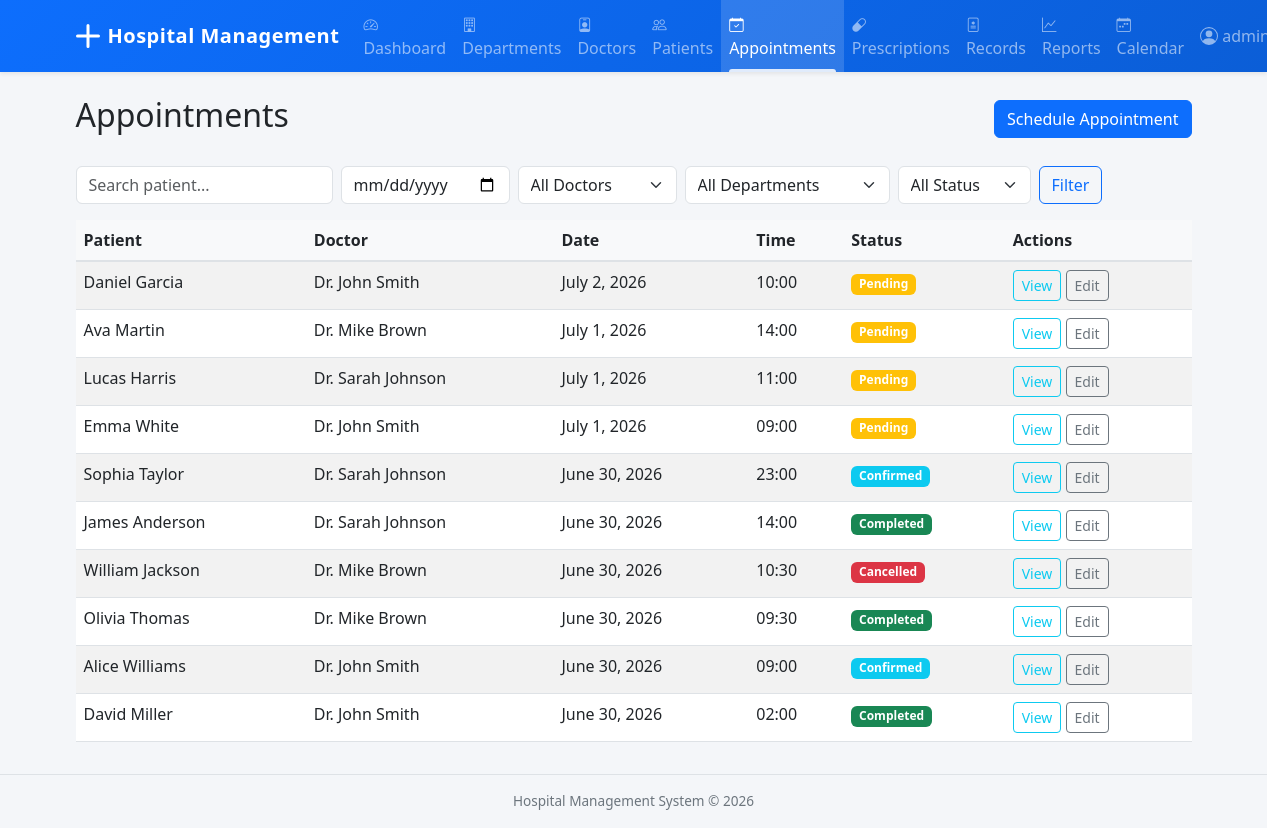
The app's page /appointments/ (signed in), older data.
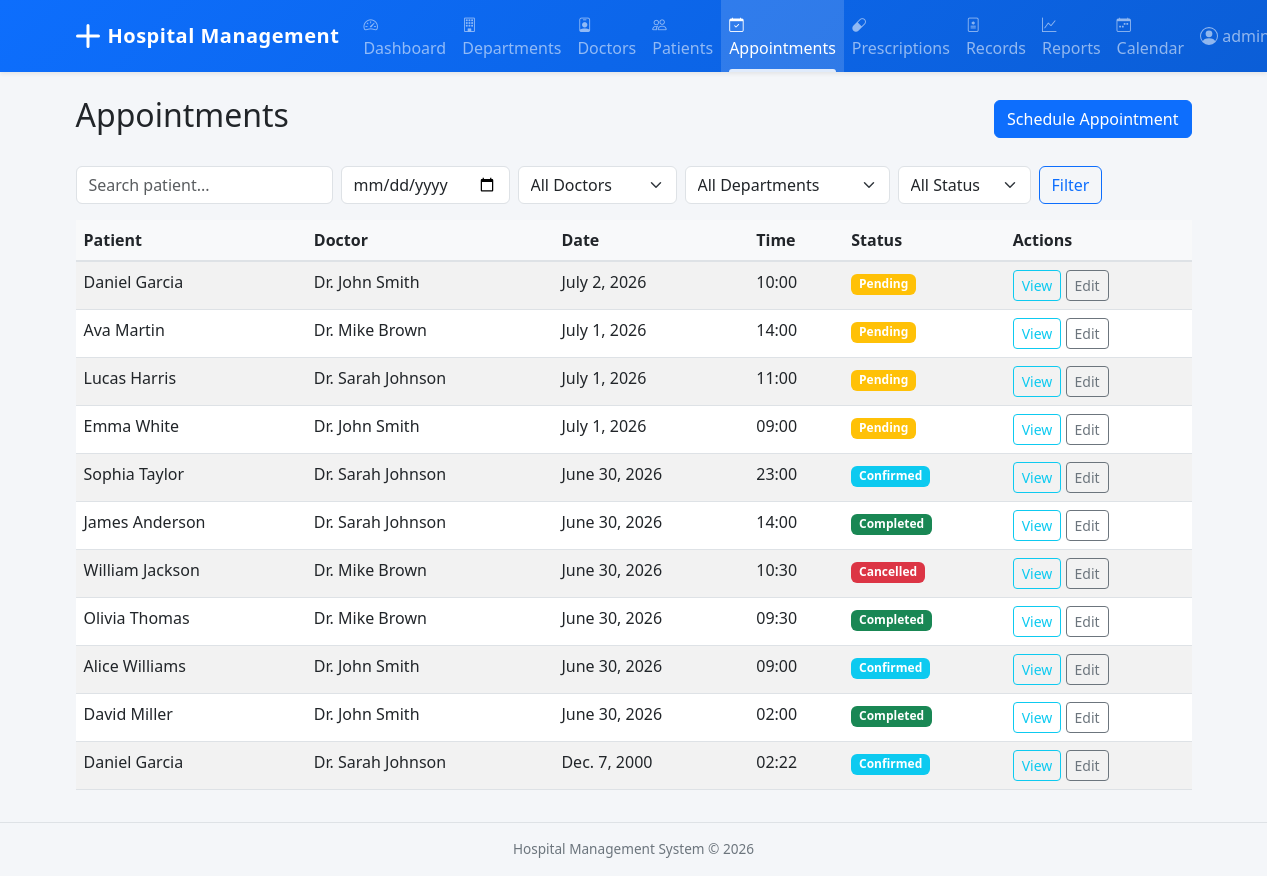
The same page, newer data.
### accounts/models.py (models this page shows, shortened)
class User(AbstractUser):
    class Role(models.TextChoices):
        ADMIN = 'Admin', 'Admin'
        DOCTOR = 'Doctor', 'Doctor'
        RECEPTIONIST = 'Receptionist', 'Receptionist'
    role = models.CharField(max_length=20, choices=Role.choices, default=Role.RECEPTIONIST)
    phone_number = models.CharField(max_length=15, blank=True)

### appointments/models.py (models this page shows, shortened)
class Appointment(models.Model):
    class Status(models.TextChoices):
        PENDING = 'Pending', 'Pending'
        CONFIRMED = 'Confirmed', 'Confirmed'
        COMPLETED = 'Completed', 'Completed'
        CANCELLED = 'Cancelled', 'Cancelled'
    patient = models.ForeignKey(
        'patients.Patient', on_delete=models.CASCADE, related_name='appointments'
    )
    doctor = models.ForeignKey(
        'doctors.Doctor', on_delete=models.SET_NULL, null=True, related_name='appointments'
    )
    department = models.ForeignKey(
        'departments.Department', on_delete=models.SET_NULL, null=True
    )
    appointment_date = models.DateField()
    appointment_time = models.TimeField()
    status = models.CharField(max_length=20, choices=Status.choices, default=Status.PENDING)
    reason_for_visit = models.TextField(blank=True)
    notes = models.TextField(blank=True)
    created_at = models.DateTimeField(auto_now_add=True)
    class Meta:
        ordering = ['-appointment_date', '-appointment_time']

### patients/models.py (models this page shows)
class Patient(models.Model):
    class Gender(models.TextChoices):
        MALE = 'Male', 'Male'
        FEMALE = 'Female', 'Female'
        OTHER = 'Other', 'Other'
    class BloodGroup(models.TextChoices):
        A_POS = 'A+', 'A+'
        A_NEG = 'A-', 'A-'
        B_POS = 'B+', 'B+'
        B_NEG = 'B-', 'B-'
        AB_POS = 'AB+', 'AB+'
        AB_NEG = 'AB-', 'AB-'
        O_POS = 'O+', 'O+'
        O_NEG = 'O-', 'O-'
    first_name = models.CharField(max_length=50)
    last_name = models.CharField(max_length=50)
    date_of_birth = models.DateField()
    gender = models.CharField(max_length=10, choices=Gender.choices)
    blood_group = models.CharField(max_length=5, choices=BloodGroup.choices, blank=True)
    phone_number = models.CharField(max_length=15)
    email = models.EmailField(blank=True)
    address = models.TextField(blank=True)
    emergency_contact_name = models.CharField(max_length=100, blank=True)
    emergency_contact_phone = models.CharField(max_length=15, blank=True)
    registered_date = models.DateTimeField(auto_now_add=True)
    class Meta:
        ordering = ['first_name', 'last_name']
    def __str__(self):
        return f"{self.first_name} {self.last_name}"

### doctors/models.py (models this page shows)
class Doctor(models.Model):
    user = models.OneToOneField(settings.AUTH_USER_MODEL, on_delete=models.CASCADE)
    department = models.ForeignKey(
        'departments.Department', on_delete=models.SET_NULL,
        null=True, blank=True, related_name='doctors'
    )
    specialization = models.CharField(max_length=100)
    qualification = models.CharField(max_length=200)
    experience_years = models.PositiveIntegerField(default=0)
    consultation_fee = models.DecimalField(max_digits=10, decimal_places=2, default=0)
    available_days = models.CharField(
        max_length=100,
        help_text="Comma-separated days (e.g., Monday,Tuesday,Wednesday)"
    )
    available_time_start = models.TimeField(null=True, blank=True)
    available_time_end = models.TimeField(null=True, blank=True)
    is_active = models.BooleanField(default=True)
    class Meta:
        ordering = ['id']
    def __str__(self):
        return f"Dr. {self.user.get_full_name() or self.user.username}"

### appointments/views.py (the view)
# urls.py: path('', views.AppointmentListView.as_view(), name='appointment_list'),
class AppointmentListView(LoginRequiredMixin, ListView):
    model = Appointment
    template_name = 'appointments/appointment_list.html'
    context_object_name = 'appointments'
    paginate_by = 20
    def get_queryset(self):
        qs = Appointment.objects.select_related('patient', 'doctor__user', 'department')
        user = self.request.user
        if user.role == 'Doctor':
            qs = qs.filter(doctor=user.doctor)
        elif user.role == 'Receptionist':
            pass  # see all
        date = self.request.GET.get('date')
        doctor_id = self.request.GET.get('doctor')
        department_id = self.request.GET.get('department')
        status = self.request.GET.get('status')
        search = self.request.GET.get('search')
        if date:
            qs = qs.filter(appointment_date=date)
        if doctor_id:
            qs = qs.filter(doctor_id=doctor_id)
        if department_id:
            qs = qs.filter(department_id=department_id)
        if status:
            qs = qs.filter(status=status)
        if search:
            qs = qs.filter(
                models.Q(patient__first_name__icontains=search) |
                models.Q(patient__last_name__icontains=search)
            )
        return qs
    def get_context_data(self, **kwargs):
        context = super().get_context_data(**kwargs)
        from doctors.models import Doctor
        from departments.models import Department
        context['doctors'] = Doctor.objects.filter(is_active=True)
        context['departments'] = Department.objects.all()
        context['status_choices'] = Appointment.Status.choices
        return context

### templates/appointments/appointment_list.html (shortened to what this page needs)
{% extends 'base.html' %}
{% block content %}
<div class="d-flex justify-content-between align-items-center">
    <h2>Appointments</h2>
    {% if user.role != 'Doctor' %}
    <a href="{% url 'appointment_create' %}" class="btn btn-primary">Schedule Appointment</a>
    {% endif %}
</div>
<form method="get" class="row g-2 mt-3 mb-3">
    <div class="col-auto"><input type="text" name="search" class="form-control" placeholder="Search patient..." value="{{ request.GET.search }}"></div>
    <div class="col-auto"><input type="date" name="date" class="form-control" value="{{ request.GET.date }}"></div>
    <div class="col-auto">
        <select name="doctor" class="form-select">
            <option value="">All Doctors</option>
        </select>
    </div>
    <div class="col-auto">
        <select name="department" class="form-select">
            <option value="">All Departments</option>
        </select>
    </div>
    <div class="col-auto">
        <select name="status" class="form-select">
            <option value="">All Status</option>
        </select>
    </div>
    <div class="col-auto"><button type="submit" class="btn btn-outline-primary">Filter</button></div>
</form>
<table class="table table-striped">
    <thead><tr><th>Patient</th><th>Doctor</th><th>Date</th><th>Time</th><th>Status</th><th>Actions</th></tr></thead>
    <tbody>
    {% for apt in appointments %}
    <tr>
        <td>{{ apt.patient }}</td>
        <td>{{ apt.doctor|default:"—" }}</td>
        <td>{{ apt.appointment_date }}</td>
        <td>{{ apt.appointment_time|time:"H:i" }}</td>
        <td><span class="badge bg-{% if apt.status == 'Completed' %}success{% elif apt.status == 'Cancelled' %}danger{% elif apt.status == 'Confirmed' %}info{% else %}warning{% endif %}">{{ apt.status }}</span></td>
        <td>
            <a href="{% url 'appointment_detail' apt.pk %}" class="btn btn-sm btn-outline-info">View</a>
            {% if user.role != 'Doctor' %}
            <a href="{% url 'appointment_update' apt.pk %}" class="btn btn-sm btn-outline-secondary">Edit</a>
            {% endif %}
        </td>
    </tr>
    {% empty %}
    <tr><td colspan="6" class="text-muted">No appointments found.</td></tr>
    {% endfor %}
    </tbody>
</table>
{% endblock %}

### templates/base.html (shortened to what this page needs)
<!DOCTYPE html>
<html lang="en">
<head>
    <link href="https://cdn.jsdelivr.net/npm/bootstrap@5.3.0/dist/css/bootstrap.min.css" rel="stylesheet">
    <link rel="stylesheet" href="https://cdn.jsdelivr.net/npm/bootstrap-icons@1.11.3/font/bootstrap-icons.min.css">
</head>
<body>
    <nav class="navbar navbar-expand-lg navbar-dark bg-primary shadow-sm">
        <div class="container">
            <a class="navbar-brand d-flex align-items-center" href="{% url 'dashboard_redirect' %}">
                <svg xmlns="http://www.w3.org/2000/svg" width="24" height="24" fill="currentColor" class="me-2" viewBox="0 0 16 16">
                    <path d="M8 0a1 1 0 0 1 1 1v6h6a1 1 0 1 1 0 2H9v6a1 1 0 1 1-2 0V9H1a1 1 0 0 1 0-2h6V1a1 1 0 0 1 1-1z"/>
                </svg>
                <span class="d-none d-sm-inline">Hospital Management</span><span class="d-sm-none">HMS</span>
            </a>
            <div class="collapse navbar-collapse" id="navbarNav">
                {% if user.is_authenticated %}
                <ul class="navbar-nav me-auto">
                    {% if user.role == 'Admin' %}
                    <li class="nav-item"><a class="nav-link{% if request.resolver_match.url_name == 'admin_dashboard' %} active{% endif %}" href="{% url 'admin_dashboard' %}"><i class="bi bi-speedometer2 nav-icon"></i>Dashboard</a></li>
                    <li class="nav-item"><a class="nav-link{% if request.resolver_match.url_name == 'department_list' %} active{% endif %}" href="{% url 'department_list' %}"><i class="bi bi-building nav-icon"></i>Departments</a></li>
                    <li class="nav-item"><a class="nav-link{% if 'doctor' in request.resolver_match.url_name %} active{% endif %}" href="{% url 'doctor_list' %}"><i class="bi bi-person-badge nav-icon"></i>Doctors</a></li>
                    <li class="nav-item"><a class="nav-link{% if 'patient' in request.resolver_match.url_name %} active{% endif %}" href="{% url 'patient_list' %}"><i class="bi bi-people nav-icon"></i>Patients</a></li>
                    <li class="nav-item"><a class="nav-link{% if 'appointment' in request.resolver_match.url_name %} active{% endif %}" href="{% url 'appointment_list' %}"><i class="bi bi-calendar-check nav-icon"></i>Appointments</a></li>
                    <li class="nav-item"><a class="nav-link{% if 'prescription' in request.resolver_match.url_name %} active{% endif %}" href="{% url 'prescription_list' %}"><i class="bi bi-capsule nav-icon"></i>Prescriptions</a></li>
                    <li class="nav-item"><a class="nav-link{% if 'record' in request.resolver_match.url_name %} active{% endif %}" href="{% url 'medical_record_list' %}"><i class="bi bi-file-medical nav-icon"></i>Records</a></li>
                    <li class="nav-item"><a class="nav-link{% if 'report' in request.resolver_match.url_name %} active{% endif %}" href="{% url 'patient_report' %}"><i class="bi bi-graph-up nav-icon"></i>Reports</a></li>
                    <li class="nav-item"><a class="nav-link{% if 'calendar' in request.resolver_match.url_name %} active{% endif %}" href="{% url 'doctor_calendar' %}"><i class="bi bi-calendar-week nav-icon"></i>Calendar</a></li>
                    {% endif %}
                </ul>
                <ul class="navbar-nav">
                    <li class="nav-item dropdown">
                        <a class="nav-link dropdown-toggle d-flex align-items-center" href="#" role="button" data-bs-toggle="dropdown">
                            <span class="d-none d-md-inline">{{ user.get_short_name|default:user.username }}</span>
                        </a>
                    </li>
                </ul>
                {% endif %}
            </div>
        </div>
    </nav>
    <div class="container mt-4">
        {% block content %}{% endblock %}
    </div>
    <footer class="footer text-center">
        <div class="container">
            Hospital Management System &copy; {% now "Y" %}
        </div>
    </footer>
</body>
</html>

### templates/base.html (style rules this page uses)
body { background-color: #f4f6f9; }
.navbar { padding-top: 0; padding-bottom: 0; background: linear-gradient(135deg, #0d6efd 0%, #0b5ed7 100%); }
.navbar-brand { font-weight: 700; letter-spacing: 0.5px; padding-top: 0.75rem; padding-bottom: 0.75rem; }
.navbar .nav-link { padding-top: 0.75rem; padding-bottom: 0.75rem; position: relative; transition: background-color 0.15s; }
.navbar .nav-link.active { background-color: rgba(255,255,255,0.15); }
.navbar .nav-link.active::after { content: ''; position: absolute; bottom: 0; left: 0.5rem; right: 0.5rem; height: 3px; background: rgba(255,255,255,0.85); border-radius: 3px 3px 0 0; }
.table th { background-color: #f8f9fa; border-bottom-width: 2px; }
.footer { font-size: 0.85rem; color: #6c757d; border-top: 1px solid #dee2e6; padding: 1rem 0; margin-top: 2rem; }
.nav-icon { margin-right: 0.3rem; font-size: 0.9rem; }

Row changes from the older to the newer data that the page shows:
added Appointment: patient "Daniel Garcia", doctor "Dr. Sarah Johnson", appointment_date "Dec. 7, 2000", appointment_time "02:22", status "Confirmed"
